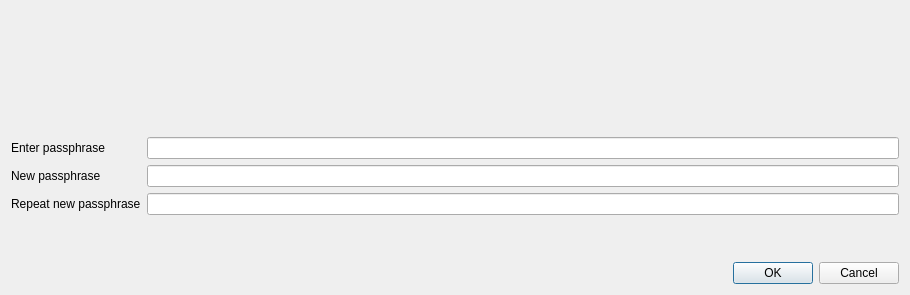
<?xml version="1.0" encoding="UTF-8"?>
<ui version="4.0">
 <class>AskPassphraseDialog</class>
 <widget class="QDialog" name="AskPassphraseDialog">
  <property name="geometry">
   <rect>
    <x>0</x>
    <y>0</y>
    <width>910</width>
    <height>295</height>
   </rect>
  </property>
  <property name="sizePolicy">
   <sizepolicy hsizetype="Preferred" vsizetype="Minimum">
    <horstretch>0</horstretch>
    <verstretch>0</verstretch>
   </sizepolicy>
  </property>
  <property name="minimumSize">
   <size>
    <width>550</width>
    <height>0</height>
   </size>
  </property>
  <property name="windowTitle">
   <string>Passphrase Dialog</string>
  </property>
  <layout class="QVBoxLayout" name="verticalLayout">
   <item>
    <widget class="QLabel" name="warningLabel">
     <property name="textFormat">
      <enum>Qt::RichText</enum>
     </property>
     <property name="wordWrap">
      <bool>true</bool>
     </property>
    </widget>
   </item>
   <item>
    <layout class="QFormLayout" name="formLayout">
     <property name="fieldGrowthPolicy">
      <enum>QFormLayout::AllNonFixedFieldsGrow</enum>
     </property>
     <item row="0" column="0">
      <widget class="QLabel" name="passLabel1">
       <property name="text">
        <string>Enter passphrase</string>
       </property>
      </widget>
     </item>
     <item row="0" column="1">
      <widget class="QLineEdit" name="passEdit1">
       <property name="echoMode">
        <enum>QLineEdit::Password</enum>
       </property>
      </widget>
     </item>
     <item row="1" column="0">
      <widget class="QLabel" name="passLabel2">
       <property name="text">
        <string>New passphrase</string>
       </property>
      </widget>
     </item>
     <item row="1" column="1">
      <widget class="QLineEdit" name="passEdit2">
       <property name="echoMode">
        <enum>QLineEdit::Password</enum>
       </property>
      </widget>
     </item>
     <item row="2" column="0">
      <widget class="QLabel" name="passLabel3">
       <property name="text">
        <string>Repeat new passphrase</string>
       </property>
      </widget>
     </item>
     <item row="2" column="1">
      <widget class="QLineEdit" name="passEdit3">
       <property name="echoMode">
        <enum>QLineEdit::Password</enum>
       </property>
      </widget>
     </item>
     <item row="3" column="1">
      <widget class="QLabel" name="capsLabel">
       <property name="font">
        <font>
         <weight>75</weight>
         <bold>true</bold>
        </font>
       </property>
       <property name="text">
        <string/>
       </property>
       <property name="alignment">
        <set>Qt::AlignCenter</set>
       </property>
      </widget>
     </item>
    </layout>
   </item>
   <item>
    <widget class="QDialogButtonBox" name="buttonBox">
     <property name="orientation">
      <enum>Qt::Horizontal</enum>
     </property>
     <property name="standardButtons">
      <set>QDialogButtonBox::Cancel|QDialogButtonBox::Ok</set>
     </property>
    </widget>
   </item>
  </layout>
 </widget>
 <resources/>
 <connections>
  <connection>
   <sender>buttonBox</sender>
   <signal>accepted()</signal>
   <receiver>AskPassphraseDialog</receiver>
   <slot>accept()</slot>
   <hints>
    <hint type="sourcelabel">
     <x>248</x>
     <y>254</y>
    </hint>
    <hint type="destinationlabel">
     <x>157</x>
     <y>274</y>
    </hint>
   </hints>
  </connection>
  <connection>
   <sender>buttonBox</sender>
   <signal>rejected()</signal>
   <receiver>AskPassphraseDialog</receiver>
   <slot>reject()</slot>
   <hints>
    <hint type="sourcelabel">
     <x>316</x>
     <y>260</y>
    </hint>
    <hint type="destinationlabel">
     <x>286</x>
     <y>274</y>
    </hint>
   </hints>
  </connection>
 </connections>
</ui>
